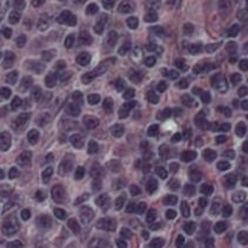
#> input picture Atividade9_FiltragemDominioFrequencia/images/image.png, 248 x 248 px
$ jupyter execute exercicio2.ipynb
#> lines starting #> are read from the running program, lines starting #| are printed output that depends on the picture
[cell 1]
import numpy as np
import cv2
import os
from matplotlib import pyplot as plt

FILES_DIR = os.path.abspath('images')

[cell 2]
image = cv2.imread(f'{FILES_DIR}/image.png', 0)
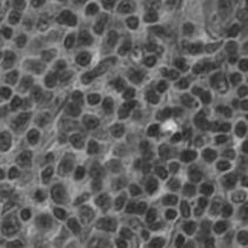
#> image: shape (248, 248); min 34, max 228, mean 97.5

dft = cv2.dft(np.float32(image), flags = cv2.DFT_COMPLEX_OUTPUT)
dftShift = np.fft.fftshift(dft)

h, w = image.shape
#> h = 248; w = 248
centerH = h // 2
#> centerH = 124
centerW = w // 2
#> centerW = 124

radius = 10
filter = np.ones((h, w, 2), np.uint8)
y, x = np.ogrid[:h, :w]
#> y = 248 values from 0 to 247
mask = (x - centerH) ** 2 + (y - centerW) ** 2 <= radius ** 2
filter[mask] = 0

filteredShift = dftShift * filter
filteredShift = np.fft.ifftshift(filteredShift)

filteredImage = cv2.idft(filteredShift)
filteredImage = cv2.magnitude(filteredImage[:, :, 0], filteredImage[:, :, 1])
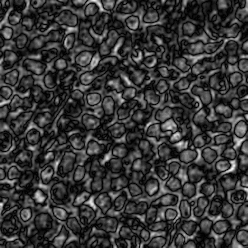
#> filteredImage: shape (248, 248) float32; min 15.13, max 5190393, mean 1144353.9; drawn with min black and max white

magnitudeSpectrumOriginal = 20 * np.log(cv2.magnitude(dftShift[:, :, 0], dftShift[:, :, 1]) + 1e-10)
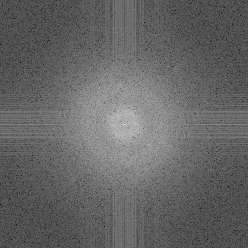
#> magnitudeSpectrumOriginal: shape (248, 248) float32; min -0.27, max 312.1, mean 124.2; drawn with min black and max white
magnitudeSpectrumFiltered = 20 * np.log(cv2.magnitude(filteredShift[:, :, 0], filteredShift[:, :, 1]) + 1e-10)
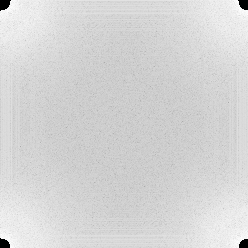
#> magnitudeSpectrumFiltered: shape (248, 248) float32; min -460.5, max 234, mean 120.8; drawn with min black and max white

plt.figure(figsize = (12, 6))
plt.subplot(121), plt.imshow(image, cmap = 'gray')
plt.title('Imagem Original'), plt.xticks([]), plt.yticks([])
plt.subplot(122), plt.imshow(filteredImage, cmap = 'gray')
plt.title('Imagem Reconstruída (Filtrada)'), plt.xticks([]), plt.yticks([])
plt.savefig(f'{FILES_DIR}/originalFilteredImage.png')
plt.show()

plt.figure(figsize = (12, 6))
plt.subplot(121), plt.imshow(magnitudeSpectrumOriginal, cmap = 'gray')
plt.title('Espectro de Fourier (Original)'), plt.xticks([]), plt.yticks([])
plt.subplot(122), plt.imshow(magnitudeSpectrumFiltered, cmap = 'gray')
plt.title('Espectro de Fourier (Filtrado)'), plt.xticks([]), plt.yticks([])
plt.savefig(f'{FILES_DIR}/originalFilteredSpectrum.png')
plt.show()
